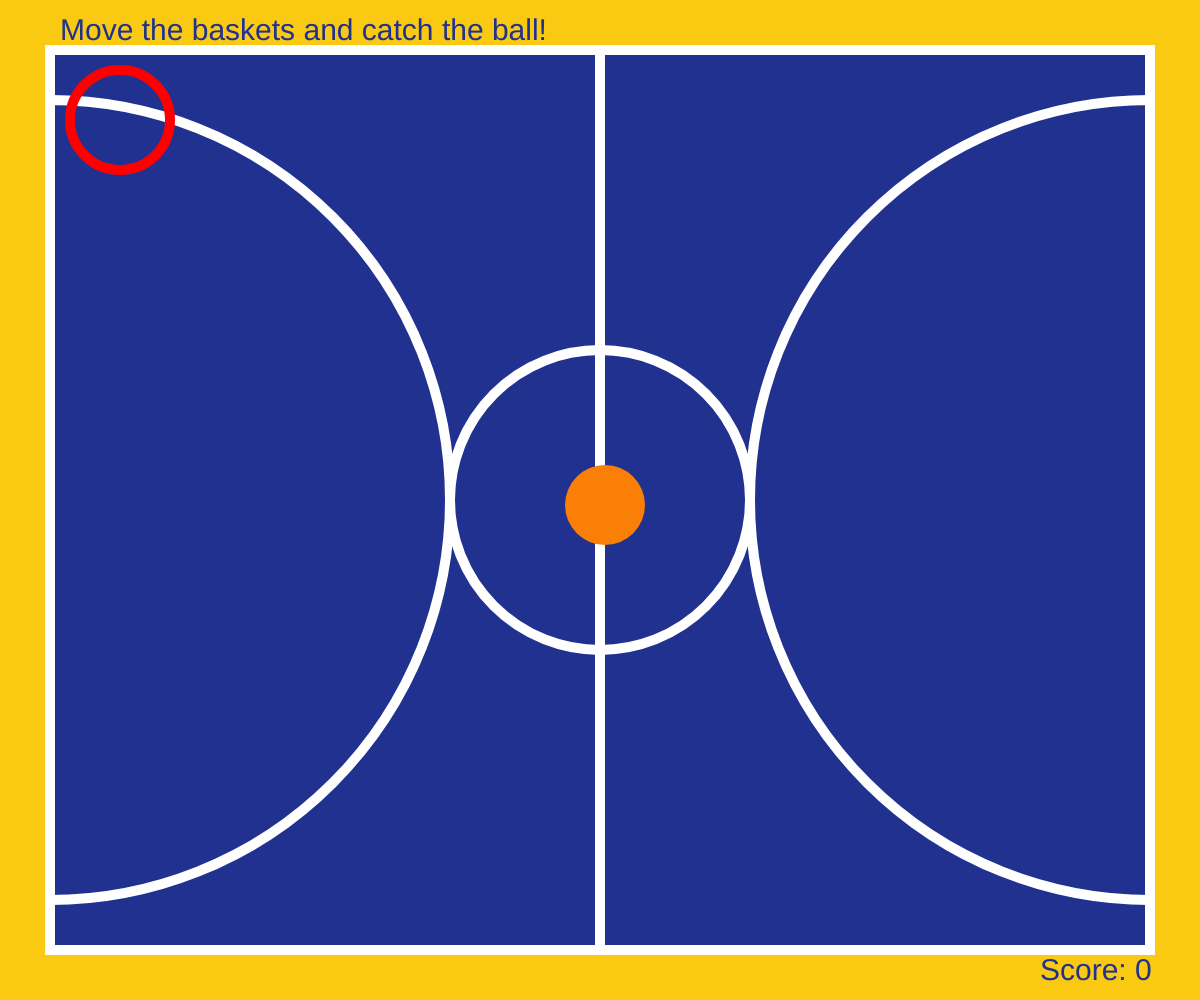
Frame 1 (no input)
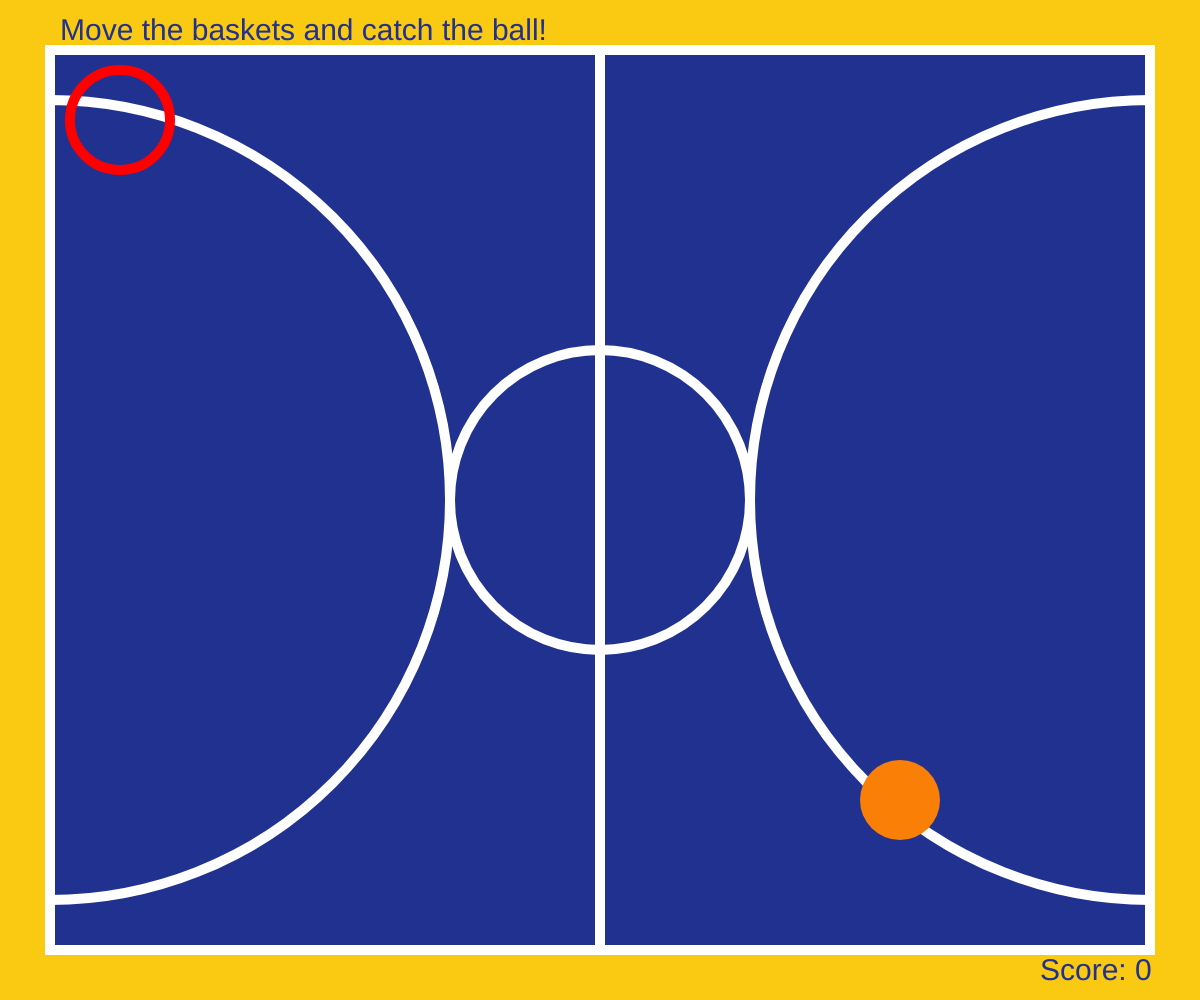
Frame 60 (no input)
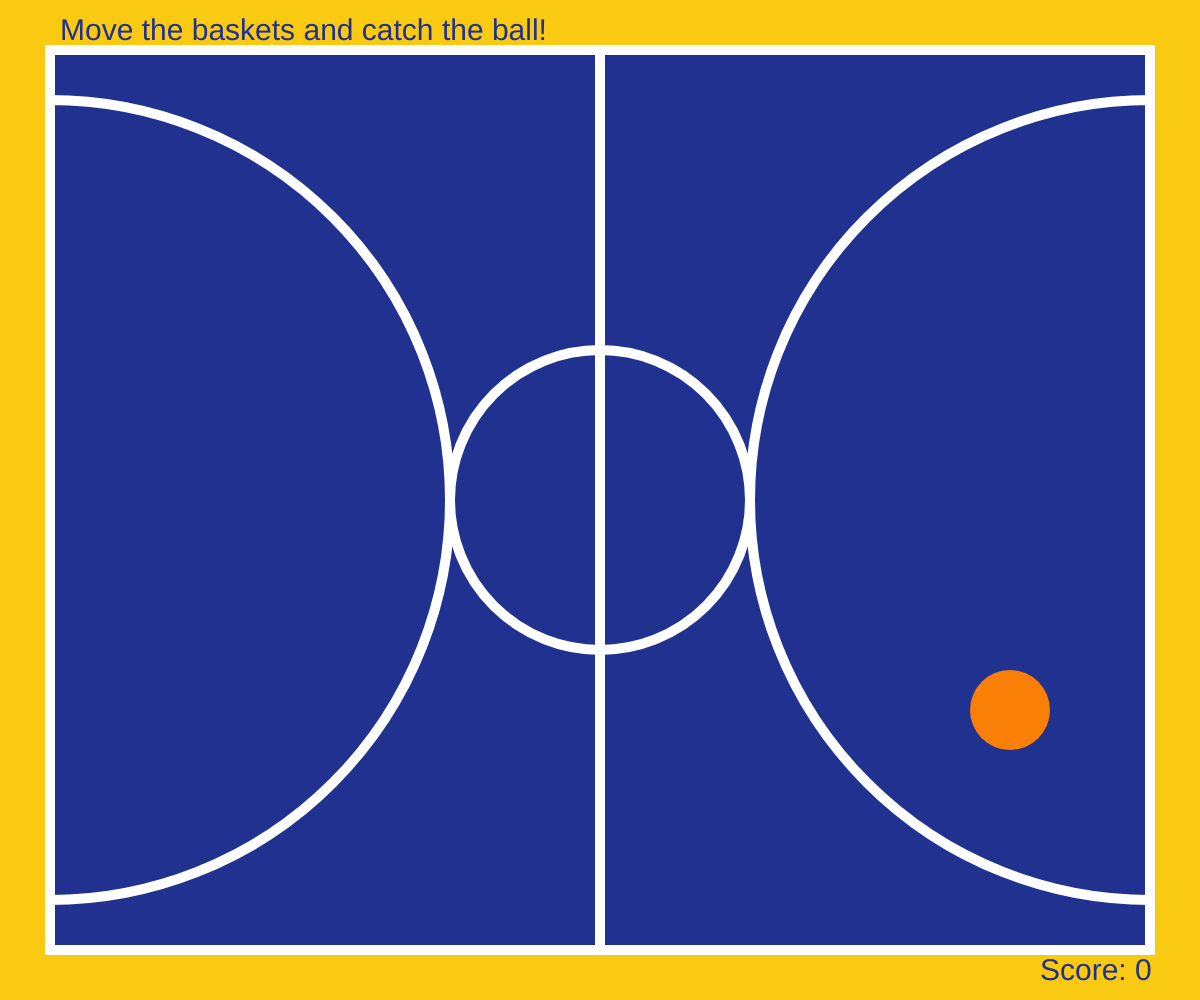
Frame 120 (the mouse pressed at the canvas centre since frame 60)

The p5.js sketch that drew these frames (run headless with seeded random() and noise() and a simulated clock; from frame 60 on, the mouse is pressed at the canvas centre):

// p5.js sketch
// ── sketch.js
function preload() {
}

// objects declaration
var myBasket = {};
var myBall = {};
var score = 0;

function setup() {
  createCanvas(windowWidth, windowHeight);
  // basketball instance
  myBall = new ball(width / 2, height / 2);
  myBall.speed = 5;
}

function draw() {

  // basket playground
  background('#fac912');

  strokeWeight(10);
  stroke('#ffffff');

  fill('#203190');
  rectMode(CENTER);
  rect(width / 2, height / 2, width - 100, height - 100);

  noFill()
  line(width / 2, 50, width / 2, height - 50);
  ellipse(width / 2, height / 2, 300);

  angleMode(RADIANS);
  arc(width - 50, height / 2, height - 200, height - 200, PI / 2, 3 * PI / 2, PIE);
  arc(50, height / 2, height - 200, height - 200, 3 * PI / 2, PI / 2, PIE);

  //baskets instances - left
  if (mouseX < width / 2 && mouseY < height - 120 && mouseY > 120) {
    myBasket = new baskets(60, mouseY);
    myBasket.displayBasket();
  } else {
    if (mouseX < width / 2 && mouseY > height - 120) {
      myBasket = new baskets(60, height - 120);
      myBasket.displayBasket();
    } else {
      if (mouseX < width / 2 && mouseY < 120) {
        myBasket = new baskets(60, 120);
        myBasket.displayBasket();
      }
    }
  }

  //baskets instances - right
  if (mouseX > width / 2 && mouseY < height - 120 && mouseY > 120) {
    myBasket = new baskets(width - 180, mouseY);
    myBasket.displayBasket();
  } else {
    if (mouseX > width / 2 && mouseY > height - 120) {
      myBasket = new baskets(width - 180, height - 120);
      myBasket.displayBasket();
    } else {
      if (mouseX > width / 2 && mouseY < 120) {
        myBasket = new baskets(width - 180, 120);
        myBasket.displayBasket();
      }
    }
  }

  // myBall
  myBall.moveBall();
  myBall.displayBall();

  textSize(30);
  fill('#203190');
  text("Move the baskets and catch the ball!", 60, 40);
  text("Score: " + score, width - 160, height - 20);

}

// baskets object
function baskets(_x, _y) {
  this.x = _x;
  this.y = _y;

  this.color = 'red';

  // displayBasket
  this.displayBasket = function() {
    noFill();
    strokeWeight(10);
    stroke(this.color);
    ellipse(this.x + 60, this.y, 100);
  }
}

// ball object
function ball(_x, _y) {
  this.x = _x;
  this.y = _y;

  // displayBall
  this.displayBall = function() {
    noStroke();
    fill('#f97f06');
    ellipse(this.x, this.y, 80);
  }

  var xDir = 1;
  var yDir = 1;
  this.speed = 10;

  // moveBall
  this.moveBall = function() {

    this.x += this.speed * xDir;
    this.y += this.speed * yDir;

    // bouncing
    if (this.y > height - 100 || this.y < 100) {
      yDir = -1 * yDir;
    }
    if (this.x > width - 100 || this.x < 100) {
      xDir = -1 * xDir;

      // score
      if (this.y < mouseY + 50 && this.y > mouseY - 50 && this.x > 60 && this.x < 180) {
        score += 1;
      }
      if (this.y < mouseY + 50 && this.y > mouseY - 50 && this.x > width - 180 && this.x < width - 60) {
        score += 1;
      }
    }

  }

}
